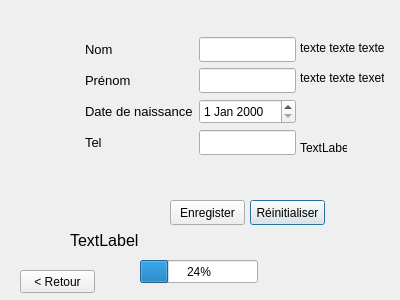
<?xml version="1.0" encoding="UTF-8"?>
<ui version="4.0">
 <class>addp</class>
 <widget class="QDialog" name="addp">
  <property name="geometry">
   <rect>
    <x>0</x>
    <y>0</y>
    <width>400</width>
    <height>300</height>
   </rect>
  </property>
  <property name="windowTitle">
   <string>Dialog</string>
  </property>
  <widget class="QPushButton" name="pushButton_2">
   <property name="geometry">
    <rect>
     <x>250</x>
     <y>200</y>
     <width>75</width>
     <height>25</height>
    </rect>
   </property>
   <property name="text">
    <string>Réinitialiser</string>
   </property>
  </widget>
  <widget class="QPushButton" name="pushButton">
   <property name="geometry">
    <rect>
     <x>170</x>
     <y>200</y>
     <width>75</width>
     <height>25</height>
    </rect>
   </property>
   <property name="text">
    <string>Enregister</string>
   </property>
  </widget>
  <widget class="QLabel" name="label_4">
   <property name="geometry">
    <rect>
     <x>70</x>
     <y>230</y>
     <width>201</width>
     <height>20</height>
    </rect>
   </property>
   <property name="font">
    <font>
     <pointsize>12</pointsize>
    </font>
   </property>
   <property name="text">
    <string>TextLabel</string>
   </property>
  </widget>
  <widget class="QProgressBar" name="progressBar">
   <property name="geometry">
    <rect>
     <x>140</x>
     <y>260</y>
     <width>118</width>
     <height>23</height>
    </rect>
   </property>
   <property name="value">
    <number>24</number>
   </property>
  </widget>
  <widget class="QLabel" name="label_5">
   <property name="geometry">
    <rect>
     <x>300</x>
     <y>40</y>
     <width>84</width>
     <height>16</height>
    </rect>
   </property>
   <property name="text">
    <string>texte texte texte</string>
   </property>
  </widget>
  <widget class="QPushButton" name="pushButton_3">
   <property name="geometry">
    <rect>
     <x>20</x>
     <y>270</y>
     <width>75</width>
     <height>23</height>
    </rect>
   </property>
   <property name="text">
    <string>&lt; Retour</string>
   </property>
  </widget>
  <widget class="QLabel" name="label_8">
   <property name="geometry">
    <rect>
     <x>300</x>
     <y>140</y>
     <width>47</width>
     <height>16</height>
    </rect>
   </property>
   <property name="text">
    <string>TextLabel</string>
   </property>
  </widget>
  <widget class="QLabel" name="label_6">
   <property name="geometry">
    <rect>
     <x>300</x>
     <y>70</y>
     <width>84</width>
     <height>16</height>
    </rect>
   </property>
   <property name="text">
    <string>texte texte texet</string>
   </property>
  </widget>
  <widget class="QWidget" name="">
   <property name="geometry">
    <rect>
     <x>85</x>
     <y>37</y>
     <width>211</width>
     <height>131</height>
    </rect>
   </property>
   <layout class="QFormLayout" name="formLayout">
    <item row="0" column="0">
     <widget class="QLabel" name="label">
      <property name="font">
       <font>
        <pointsize>10</pointsize>
       </font>
      </property>
      <property name="text">
       <string>Nom</string>
      </property>
     </widget>
    </item>
    <item row="0" column="1">
     <widget class="QLineEdit" name="lineEdit">
      <property name="minimumSize">
       <size>
        <width>0</width>
        <height>25</height>
       </size>
      </property>
     </widget>
    </item>
    <item row="1" column="0">
     <widget class="QLabel" name="label_2">
      <property name="font">
       <font>
        <pointsize>10</pointsize>
       </font>
      </property>
      <property name="text">
       <string>Prénom</string>
      </property>
     </widget>
    </item>
    <item row="1" column="1">
     <widget class="QLineEdit" name="lineEdit_2">
      <property name="minimumSize">
       <size>
        <width>0</width>
        <height>25</height>
       </size>
      </property>
     </widget>
    </item>
    <item row="2" column="0">
     <widget class="QLabel" name="label_3">
      <property name="font">
       <font>
        <pointsize>10</pointsize>
        <weight>50</weight>
        <bold>false</bold>
       </font>
      </property>
      <property name="text">
       <string>Date de naissance</string>
      </property>
     </widget>
    </item>
    <item row="2" column="1">
     <widget class="QDateEdit" name="dateEdit">
      <property name="minimumSize">
       <size>
        <width>0</width>
        <height>25</height>
       </size>
      </property>
     </widget>
    </item>
    <item row="3" column="0">
     <widget class="QLabel" name="label_7">
      <property name="font">
       <font>
        <pointsize>10</pointsize>
       </font>
      </property>
      <property name="text">
       <string>Tel</string>
      </property>
     </widget>
    </item>
    <item row="3" column="1">
     <widget class="QLineEdit" name="lineEdit_3">
      <property name="minimumSize">
       <size>
        <width>0</width>
        <height>25</height>
       </size>
      </property>
      <property name="text">
       <string/>
      </property>
     </widget>
    </item>
   </layout>
  </widget>
 </widget>
 <tabstops>
  <tabstop>lineEdit</tabstop>
  <tabstop>lineEdit_2</tabstop>
  <tabstop>dateEdit</tabstop>
  <tabstop>lineEdit_3</tabstop>
  <tabstop>pushButton</tabstop>
  <tabstop>pushButton_2</tabstop>
  <tabstop>pushButton_3</tabstop>
 </tabstops>
 <resources/>
 <connections/>
</ui>
